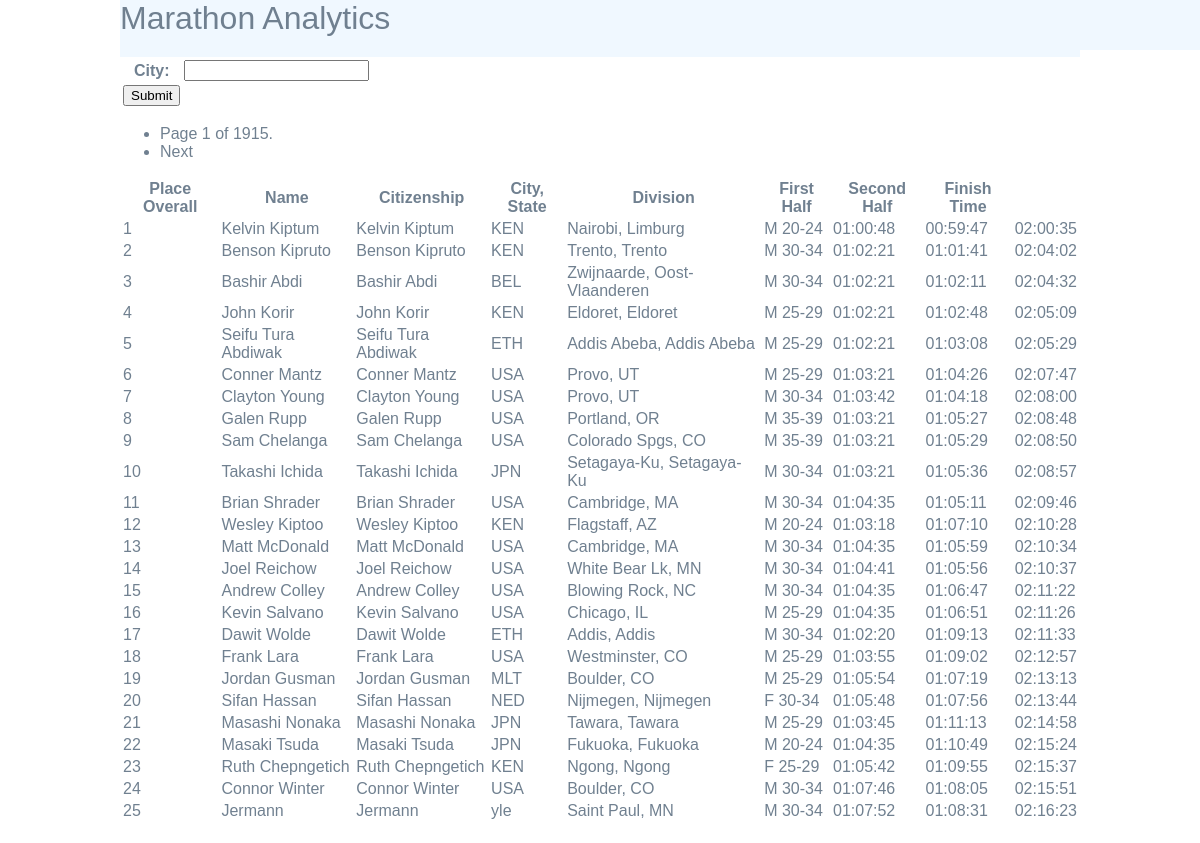
/marathon_analytics/, run on the app's committed database.
### marathon_analytics/models.py (models this page shows, shortened)
class Result(models.Model):
    bib = models.IntegerField()
    first_name = models.TextField()
    last_name = models.TextField()
    ctz = models.TextField()
    city = models.TextField()
    state = models.TextField()
    gender = models.CharField(max_length=6)
    division = models.CharField(max_length=6)
    place_overall = models.IntegerField()
    place_gender = models.IntegerField()
    place_division = models.IntegerField()
    start_time_of_day = models.TimeField()
    finish_time_of_day = models.TimeField()
    time_finish = models.TimeField()
    time_half1 = models.TimeField()
    time_half2 = models.TimeField()

### marathon_analytics/views.py (the view)
# urls.py: path(r'', views.ResultsListView.as_view(), name='home'),
class ResultsListView(ListView):
    model = Result
    template_name = 'marathon_analytics/results.html'
    context_object_name = 'results'
    paginate_by = 25
    def get_queryset(self):
        results = super().get_queryset() # entire queryset
        if 'city' in self.request.GET:
            city = self.request.GET['city']
            if city:
                results = results.filter(city=city)
        return results

### marathon_analytics/templates/marathon_analytics/results.html (shortened to what this page needs)
{% extends 'marathon_analytics/base.html' %}
{% block content %}
<div class="container">
    <div class="row">
        {% include "marathon_analytics/search.html" %}
    </div>
    <div class="row">
        {% if is_paginated %}
        <ul class="pagination">
                <li class="">
                    <span>Page {{ page_obj.number }} of {{ page_obj.paginator.num_pages }}.</span>
                </li>
            {% if page_obj.has_next %}
                <li>
                    <span><a href="?page={{ page_obj.next_page_number }}">Next</a></span>
                </li>
            {% endif %}
            </ul>
        {% endif %}
    </div>
    <div class="row">
        <table>
            <tr>
                <th>Place Overall</th>
                <th>Name</th>
                <th>Citizenship</th>
                <th>City, State</th>
                <th>Division</th>
                <th>First Half</th>
                <th>Second Half</th>
                <th>Finish Time</th>
            </tr>
            {% for r in results %}
            <tr>
                <td>{{r.place_overall}}</td>
                <td><a href="{% url 'result_detail' r.pk %}">
                    {{r.first_name}} {{r.last_name}}
                    </a>
                </td>
                <td>{{r.first_name}} {{r.last_name}}</a>
                </td>
                <td>{{r.ctz}}</td>
                <td>{{r.city}}, {{r.state}}</td>
                <td>{{r.gender.0}} {{r.division}}</td>
                <td>{{r.time_half1|time:"H:i:s"}}</td>
                <td>{{r.time_half2|time:"H:i:s"}}</td>
                <td>{{r.time_finish|time:"H:i:s"}}</td>
            </tr>
            {% endfor %}
        </table>
    </div>
</div>
{% endblock %}

### static/styles.css (style rules this page uses)
body { background-color: #fff; color: slategray; font-family: arial; }
a, a:visited { color: slategrey; text-decoration: none; }
body { max-width: 960px; margin: 20px auto; padding: 20px auto; }

### data on the page
Result: place_overall "1", first_name "Kelvin", last_name "Kiptum", ctz "KEN", city "Nairobi", state "Limburg", gender.0 "M", division "20-24", time_half1 "01:00:48", time_half2 "00:59:47", time_finish "02:00:35"
Result: place_overall "2", first_name "Benson", last_name "Kipruto", ctz "KEN", city "Trento", state "Trento", gender.0 "M", division "30-34", time_half1 "01:02:21", time_half2 "01:01:41", time_finish "02:04:02"
Result: place_overall "3", first_name "Bashir", last_name "Abdi", ctz "BEL", city "Zwijnaarde", state "Oost-Vlaanderen", gender.0 "M", division "30-34", time_half1 "01:02:21", time_half2 "01:02:11", time_finish "02:04:32"
Result: place_overall "4", first_name "John", last_name "Korir", ctz "KEN", city "Eldoret", state "Eldoret", gender.0 "M", division "25-29", time_half1 "01:02:21", time_half2 "01:02:48", time_finish "02:05:09"
Result: place_overall "5", first_name "Seifu", last_name "Tura Abdiwak", ctz "ETH", city "Addis Abeba", state "Addis Abeba", gender.0 "M", division "25-29", time_half1 "01:02:21", time_half2 "01:03:08", time_finish "02:05:29"
Result: place_overall "6", first_name "Conner", last_name "Mantz", ctz "USA", city "Provo", state "UT", gender.0 "M", division "25-29", time_half1 "01:03:21", time_half2 "01:04:26", time_finish "02:07:47"
Result: place_overall "7", first_name "Clayton", last_name "Young", ctz "USA", city "Provo", state "UT", gender.0 "M", division "30-34", time_half1 "01:03:42", time_half2 "01:04:18", time_finish "02:08:00"
Result: place_overall "8", first_name "Galen", last_name "Rupp", ctz "USA", city "Portland", state "OR", gender.0 "M", division "35-39", time_half1 "01:03:21", time_half2 "01:05:27", time_finish "02:08:48"
Result: place_overall "9", first_name "Sam", last_name "Chelanga", ctz "USA", city "Colorado Spgs", state "CO", gender.0 "M", division "35-39", time_half1 "01:03:21", time_half2 "01:05:29", time_finish "02:08:50"
Result: place_overall "10", first_name "Takashi", last_name "Ichida", ctz "JPN", city "Setagaya-Ku", state "Setagaya-Ku", gender.0 "M", division "30-34", time_half1 "01:03:21", time_half2 "01:05:36", time_finish "02:08:57"
Result: place_overall "11", first_name "Brian", last_name "Shrader", ctz "USA", city "Cambridge", state "MA", gender.0 "M", division "30-34", time_half1 "01:04:35", time_half2 "01:05:11", time_finish "02:09:46"
Result: place_overall "12", first_name "Wesley", last_name "Kiptoo", ctz "KEN", city "Flagstaff", state "AZ", gender.0 "M", division "20-24", time_half1 "01:03:18", time_half2 "01:07:10", time_finish "02:10:28"
Result: place_overall "13", first_name "Matt", last_name "McDonald", ctz "USA", city "Cambridge", state "MA", gender.0 "M", division "30-34", time_half1 "01:04:35", time_half2 "01:05:59", time_finish "02:10:34"
Result: place_overall "14", first_name "Joel", last_name "Reichow", ctz "USA", city "White Bear Lk", state "MN", gender.0 "M", division "30-34", time_half1 "01:04:41", time_half2 "01:05:56", time_finish "02:10:37"
Result: place_overall "15", first_name "Andrew", last_name "Colley", ctz "USA", city "Blowing Rock", state "NC", gender.0 "M", division "30-34", time_half1 "01:04:35", time_half2 "01:06:47", time_finish "02:11:22"
Result: place_overall "16", first_name "Kevin", last_name "Salvano", ctz "USA", city "Chicago", state "IL", gender.0 "M", division "25-29", time_half1 "01:04:35", time_half2 "01:06:51", time_finish "02:11:26"
Result: place_overall "17", first_name "Dawit", last_name "Wolde", ctz "ETH", city "Addis", state "Addis", gender.0 "M", division "30-34", time_half1 "01:02:20", time_half2 "01:09:13", time_finish "02:11:33"
Result: place_overall "18", first_name "Frank", last_name "Lara", ctz "USA", city "Westminster", state "CO", gender.0 "M", division "25-29", time_half1 "01:03:55", time_half2 "01:09:02", time_finish "02:12:57"
Result: place_overall "19", first_name "Jordan", last_name "Gusman", ctz "MLT", city "Boulder", state "CO", gender.0 "M", division "25-29", time_half1 "01:05:54", time_half2 "01:07:19", time_finish "02:13:13"
Result: place_overall "20", first_name "Sifan", last_name "Hassan", ctz "NED", city "Nijmegen", state "Nijmegen", gender.0 "F", division "30-34", time_half1 "01:05:48", time_half2 "01:07:56", time_finish "02:13:44"
Result: place_overall "21", first_name "Masashi", last_name "Nonaka", ctz "JPN", city "Tawara", state "Tawara", gender.0 "M", division "25-29", time_half1 "01:03:45", time_half2 "01:11:13", time_finish "02:14:58"
Result: place_overall "22", first_name "Masaki", last_name "Tsuda", ctz "JPN", city "Fukuoka", state "Fukuoka", gender.0 "M", division "20-24", time_half1 "01:04:35", time_half2 "01:10:49", time_finish "02:15:24"
Result: place_overall "23", first_name "Ruth", last_name "Chepngetich", ctz "KEN", city "Ngong", state "Ngong", gender.0 "F", division "25-29", time_half1 "01:05:42", time_half2 "01:09:55", time_finish "02:15:37"
Result: place_overall "24", first_name "Connor", last_name "Winter", ctz "USA", city "Boulder", state "CO", gender.0 "M", division "30-34", time_half1 "01:07:46", time_half2 "01:08:05", time_finish "02:15:51"
Result: place_overall "25", last_name "Jermann", ctz "yle", city "Saint Paul", state "MN", gender.0 "M", division "30-34", time_half1 "01:07:52", time_half2 "01:08:31", time_finish "02:16:23"

### other printed values
{{ page_obj.number }} "1"
{{ page_obj.paginator.num_pages }} "1915"
